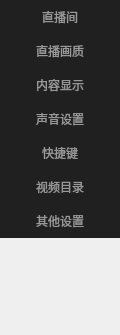
         <widget class="QWidget" name="wgt_left" native="true">
          <property name="minimumSize">
           <size>
            <width>120</width>
            <height>0</height>
           </size>
          </property>
          <property name="maximumSize">
           <size>
            <width>120</width>
            <height>16777215</height>
           </size>
          </property>
          <property name="styleSheet">
           <string notr="true">QPushButton{
background:#202020;
color:#999999;
border:none;
}
QPushButton:hover,QPushButton:checked{
background:#262626;
color:#4AB134;
}</string>
          </property>
          <layout class="QVBoxLayout" name="verticalLayout_2">
           <property name="spacing">
            <number>0</number>
           </property>
           <property name="leftMargin">
            <number>0</number>
           </property>
           <property name="topMargin">
            <number>0</number>
           </property>
           <property name="rightMargin">
            <number>0</number>
           </property>
           <property name="bottomMargin">
            <number>0</number>
           </property>
           <item>
            <widget class="QPushButton" name="btn_live_room">
             <property name="minimumSize">
              <size>
               <width>0</width>
               <height>34</height>
              </size>
             </property>
             <property name="maximumSize">
              <size>
               <width>16777215</width>
               <height>34</height>
              </size>
             </property>
             <property name="text">
              <string>直播间</string>
             </property>
             <property name="checkable">
              <bool>true</bool>
             </property>
             <property name="autoExclusive">
              <bool>true</bool>
             </property>
            </widget>
           </item>
           <item>
            <widget class="QPushButton" name="btn_live_quality">
             <property name="minimumSize">
              <size>
               <width>0</width>
               <height>34</height>
              </size>
             </property>
             <property name="maximumSize">
              <size>
               <width>16777215</width>
               <height>34</height>
              </size>
             </property>
             <property name="text">
              <string>直播画质</string>
             </property>
             <property name="checkable">
              <bool>true</bool>
             </property>
             <property name="autoExclusive">
              <bool>true</bool>
             </property>
            </widget>
           </item>
           <item>
            <widget class="QPushButton" name="btn_live_content">
             <property name="minimumSize">
              <size>
               <width>0</width>
               <height>34</height>
              </size>
             </property>
             <property name="maximumSize">
              <size>
               <width>16777215</width>
               <height>34</height>
              </size>
             </property>
             <property name="text">
              <string>内容显示</string>
             </property>
             <property name="checkable">
              <bool>true</bool>
             </property>
             <property name="autoExclusive">
              <bool>true</bool>
             </property>
            </widget>
           </item>
           <item>
            <widget class="QPushButton" name="btn_live_voice">
             <property name="minimumSize">
              <size>
               <width>0</width>
               <height>34</height>
              </size>
             </property>
             <property name="maximumSize">
              <size>
               <width>16777215</width>
               <height>34</height>
              </size>
             </property>
             <property name="text">
              <string>声音设置</string>
             </property>
             <property name="checkable">
              <bool>true</bool>
             </property>
             <property name="autoExclusive">
              <bool>true</bool>
             </property>
            </widget>
           </item>
           <item>
            <widget class="QPushButton" name="btn_live_hotKey">
             <property name="minimumSize">
              <size>
               <width>0</width>
               <height>34</height>
              </size>
             </property>
             <property name="maximumSize">
              <size>
               <width>16777215</width>
               <height>34</height>
              </size>
             </property>
             <property name="text">
              <string>快捷键</string>
             </property>
             <property name="checkable">
              <bool>true</bool>
             </property>
             <property name="autoExclusive">
              <bool>true</bool>
             </property>
            </widget>
           </item>
           <item>
            <widget class="QPushButton" name="btn_live_dir">
             <property name="minimumSize">
              <size>
               <width>0</width>
               <height>34</height>
              </size>
             </property>
             <property name="maximumSize">
              <size>
               <width>16777215</width>
               <height>34</height>
              </size>
             </property>
             <property name="text">
              <string>视频目录</string>
             </property>
             <property name="checkable">
              <bool>true</bool>
             </property>
             <property name="autoExclusive">
              <bool>true</bool>
             </property>
            </widget>
           </item>
           <item>
            <widget class="QPushButton" name="btn_live_other">
             <property name="minimumSize">
              <size>
               <width>0</width>
               <height>34</height>
              </size>
             </property>
             <property name="maximumSize">
              <size>
               <width>16777215</width>
               <height>34</height>
              </size>
             </property>
             <property name="text">
              <string>其他设置</string>
             </property>
             <property name="checkable">
              <bool>true</bool>
             </property>
             <property name="autoExclusive">
              <bool>true</bool>
             </property>
            </widget>
           </item>
           <item>
            <spacer name="verticalSpacer">
             <property name="orientation">
              <enum>Qt::Vertical</enum>
             </property>
             <property name="sizeHint" stdset="0">
              <size>
               <width>20</width>
               <height>97</height>
              </size>
             </property>
            </spacer>
           </item>
          </layout>
         </widget>
